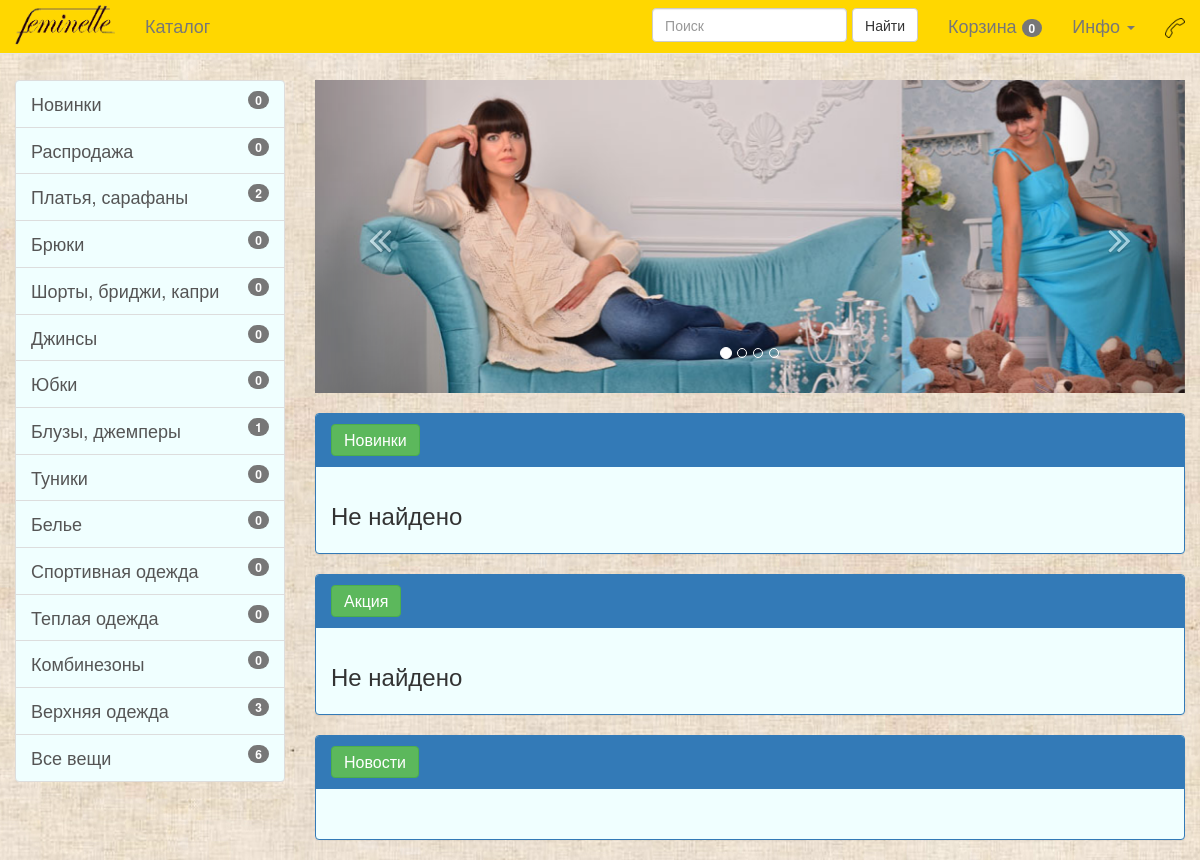
/, run on an earlier commit of the app's database.
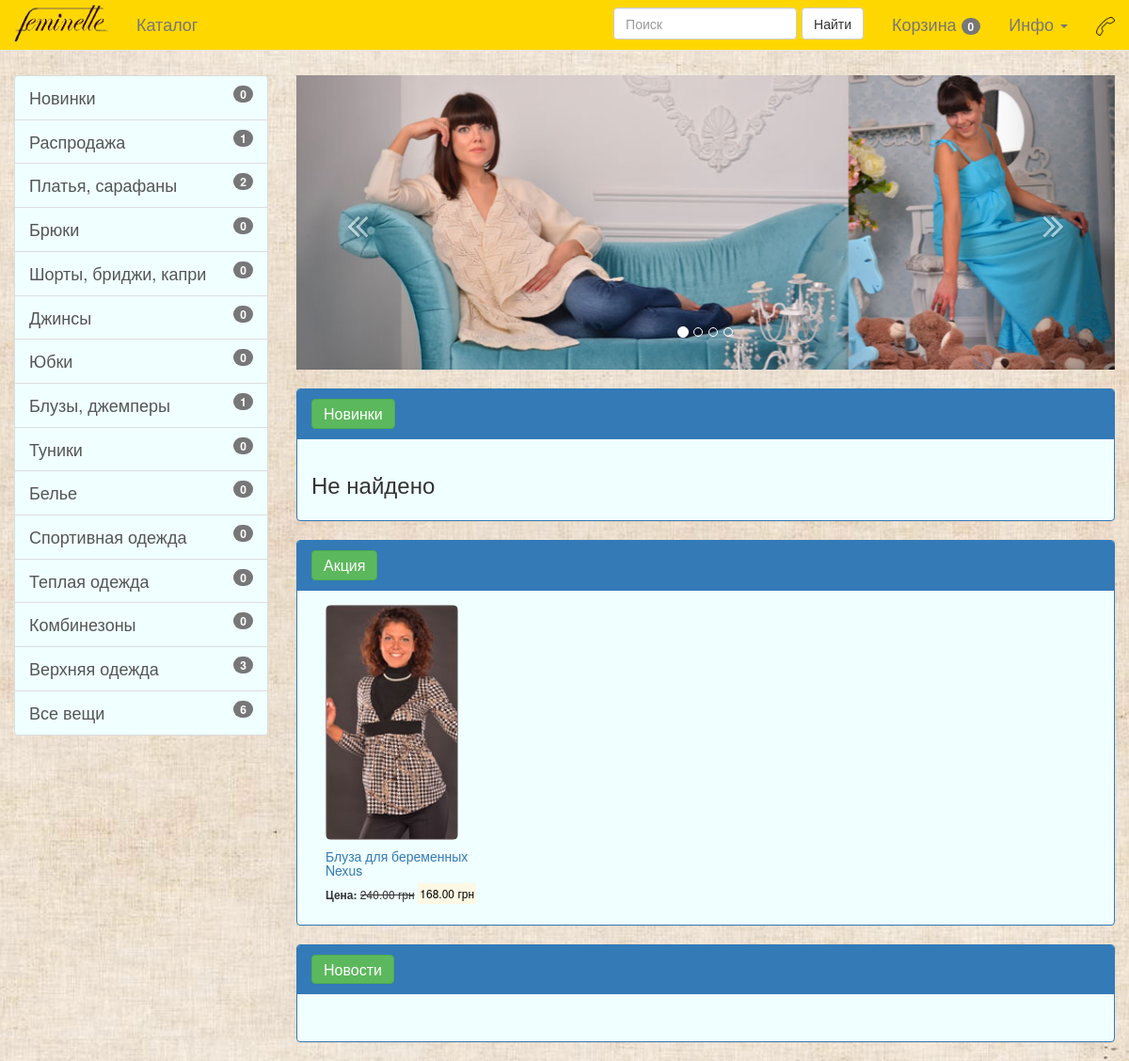
And on a later commit of the database.
### main/models.py (models this page shows, shortened)
class Product(models.Model):
    article = models.CharField(max_length=25, null=True, blank=True, default='AA0011')
    code = models.IntegerField(null=True, blank=True)
    position = models.IntegerField(null=True, blank=True, default=1)
    name = models.CharField(max_length=225)
    product_class = models.ManyToManyField(Product_class, related_name='product_class+', null=True, blank=True)
    manufacturer = models.CharField(max_length=100, default='TM \"Feminelle\"')
    season = models.CharField(max_length=25, null=True, blank=True)
    product_color = models.ManyToManyField(Product_color, related_name='product_color', null=True, blank=True)
    product_size = models.ManyToManyField(Product_size, related_name='product_size', null=True, blank=True)
    image = models.FileField(upload_to='product_title_pictures', null=True, blank=True)
    structure = models.CharField(max_length=255, null=True, blank=True)
    description = models.TextField(null=True, blank=True)
    promotion = models.CharField(max_length=225, null=True, blank=True)
    promotioin_modifier = models.DecimalField(max_digits=10, decimal_places=2, default=0)
    reserve = models.IntegerField(default=0)
    price = models.DecimalField(max_digits=10, decimal_places=2, default=0)
    popularity = models.IntegerField(default=0)
    note = models.TextField(null=True, blank=True)
    timestamp = models.DateTimeField(auto_now=False, auto_now_add=True)
    modtime = models.DateTimeField(auto_now=True, auto_now_add=False)
    accepted = models.BooleanField(default=True)
    def __unicode__(self):
        if False: #self.product_class:
            product_class=','.join(set(obj.name for obj in self.product_class.all()) )
            return '%s: %s' % (product_class, self.name)
        else:
            return '%s' % (self.name)

### main/views.py (the view)
# urls.py: url(r'^$', main.views.home, name='home'),
def home(request):
    if handle_basket_query(request):
        return HttpResponseRedirect(request.META['HTTP_REFERER'])
    print Product.objects.get(id=1, accepted=True).timestamp
    context = {'basket_products': get_basket_products(request),
               'badges_info': get_badges_info(request),
               'novelties_products': list(getProductsOR(['novelties']))[:4],
               'promo_products': list(getProductsOR(['promo']))[:4],
               'news': News.objects.all()[:5]
               }
    template = 'home.html'
    return render(request, template, context)

### main/views.py (called while the page is built, shortened)
def get_basket_products(request):
    object_list = []
    cycle = 0
    return object_list

def handle_basket_query(request):
    return False

### main/templates/home.html (shortened to what the changed rows need)
{% extends "base.html" %}
{% load staticfiles %}
{% block content %}
    <div>
        <div class="">
            <div id="novelties" class="panel panel-primary">
                <div class="panel-heading">
                    <a id="novelties_panel_heading" class="btn btn-success" href="{% url 'product_class' product_class='novelties' %}">
                        <h1 class="panel-title">Новинки</h1>
                    </a>
                </div>
            </div>
        </div>
        <div class="">
            <div id="promo" class="panel panel-primary">
                <div class="panel-heading">
                    <a id="promo_panel_heading" class="btn btn-success" href="{% url 'product_class' product_class='promo' %}">
                        <h1 class="panel-title">Акция</h1>
                    </a>
                </div>
                <div class="panel-body">
                {% for product in promo_products %}
                  <div class="col-sm-3">
                    <a id="promo_img_{{ product.id }}" href="{% url 'product' pk=product.id %}">
                        <img class="img-responsive img-rounded"
                             src='{{ product.image.url }}' style="height: 250px"/>
                    </a>
                    <div id='block_info'>
                        <a id="promo_ref_{{ product.id }}" href="{% url 'product' pk=product.id %}">
                            <h5 id="product_name">{{ product }}</h5>
                        </a>
                        <h6 id="product_price"><b>Цена:</b>
                            {% if product.promotioin_modifier %}
                                <s>{{ product.price }} грн</s>
                                <mark>{{ product.promotioin_modifier }} грн</mark>
                            {% else %}
                                {{ product.price }} грн
                            {% endif %}
                        </h6>
                    </div>
                  </div>
                {% empty %}
                    <h3>Не найдено</h3>
                {% endfor %}
                </div>
            </div>
        </div>
        <div class="">
            <div id="promo" class="panel panel-primary">
                <div class="panel-heading">
                    <a id="promo_panel_heading" class="btn btn-success" href="{% url 'news' %}">
                        <h1 class="panel-title">Новости</h1>
                    </a>
                </div>
            </div>
        </div>
    </div>
{% endblock content %}

What changed in the data, as far as the page shows it:
now on this page (row edited): Product: image (picture), name "Блуза для беременных Nexus", price "240.00", promotioin_modifier "168.00"
Also different on the page:
{{ badges_info.promo }}: "0" → "1"
text no longer shown: "Не найдено"
